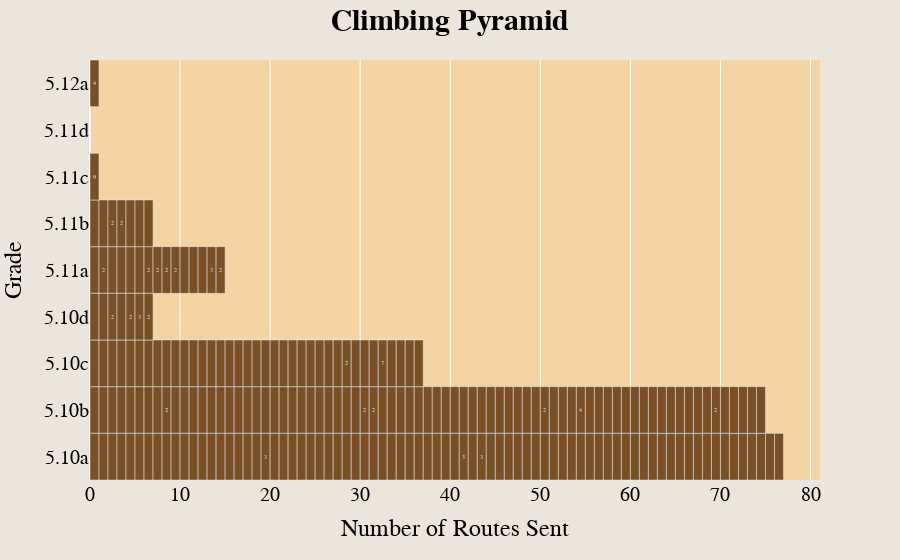

Here is the notebook cell this chart was saved with:
### Code cell
fig = px.bar(df_clean_sends_r, y="Rating", orientation='h', category_orders={"Rating": ryaxorder[::-1]}, text='Attempts', custom_data=['Route', 'Date Formatted', 'Location', 'Length', 'Avg Stars']) # The [::-1] is an inverse slice
fig.update_layout(font={'family':'Courier New', 'color':'black', 'size':20}, title={'text':'<b>Climbing Pyramid</b>', 'x':0.5, 'font_size':30}, xaxis={'title': 'Number of Routes Sent'}, yaxis={'title': 'Grade'}, paper_bgcolor='#ece5dc', plot_bgcolor='#F5D3A5', bargap=0)
fig.update_traces(marker_color='#7A4F25', textposition = "inside", textfont={"color": 'White', "size": 12, "family": 'Arial Black'},  hovertemplate='Name: %{customdata[0]}<br>Date: %{customdata[1]}<br>Location: %{customdata[2]}<br>Length: %{customdata[3]}ft<br>Avg Stars: %{customdata[4]}')
# fig.update_traces(marker_color=list(map(lambda x: '#7A4F25' if (x=='') else '#bf9315', df_clean_sends['Attempts'])), textposition = "inside",  hovertemplate='Name: %{customdata[0]}<br>Date: %{customdata[1]}<br>Location: %{customdata[2]}<br>Length: %{customdata[3]}ft<br>Avg Stars: %{customdata[4]}')

### Figure 1 — Plotly figure (JSON) as saved in the notebook; plotly's stock layout.template omitted (floating-point values rounded to 4 significant figures; data arrays with more than 128 entries replaced by an {"elided": "..."} marker saying what was removed)
{"data": [{"alignmentgroup": "True", "customdata": {"elided": "220x5 mixed values"}, "hovertemplate": "Name: %{customdata[0]}<br>Date: %{customdata[1]}<br>Location: %{customdata[2]}<br>Length: %{customdata[3]}ft<br>Avg Stars: %{customdata[4]}", "legendgroup": "", "marker": {"color": "#7A4F25", "pattern": {"shape": ""}}, "name": "", "offsetgroup": "", "orientation": "h", "showlegend": false, "text": {"elided": "220 mixed values"}, "textfont": {"color": "White", "family": "Arial Black", "size": 12}, "textposition": "inside", "type": "bar", "x": {"elided": "220 int values"}, "xaxis": "x", "y": {"elided": "220 str values"}, "yaxis": "y"}], "layout": {"bargap": 0, "barmode": "relative", "font": {"color": "black", "family": "Courier New", "size": 20}, "legend": {"tracegroupgap": 0}, "margin": {"t": 60}, "paper_bgcolor": "#ece5dc", "plot_bgcolor": "#F5D3A5", "title": {"font": {"size": 30}, "text": "<b>Climbing Pyramid</b>", "x": 0.5}, "xaxis": {"anchor": "y", "domain": [0, 1], "title": {"text": "Number of Routes Sent"}}, "yaxis": {"anchor": "x", "categoryarray": ["5.0", "5.1", "5.2", "5.3", "5.4", "5.5", "5.6", "5.7", "5.8", "5.9", "5.10a", "5.10b", "5.10c", "5.10d", "5.11a", "5.11b", "5.11c", "5.11d", "5.12a", "5.12b", "5.12c", "5.12d", "5.13a", "5.13b", "5.13c", "5.13d", "5.14a", "5.14b", "5.14c", "5.14d", "5.15a", "5.15b", "5.15c", "5.15d"], "categoryorder": "array", "domain": [0, 1], "title": {"text": "Grade"}}}}
